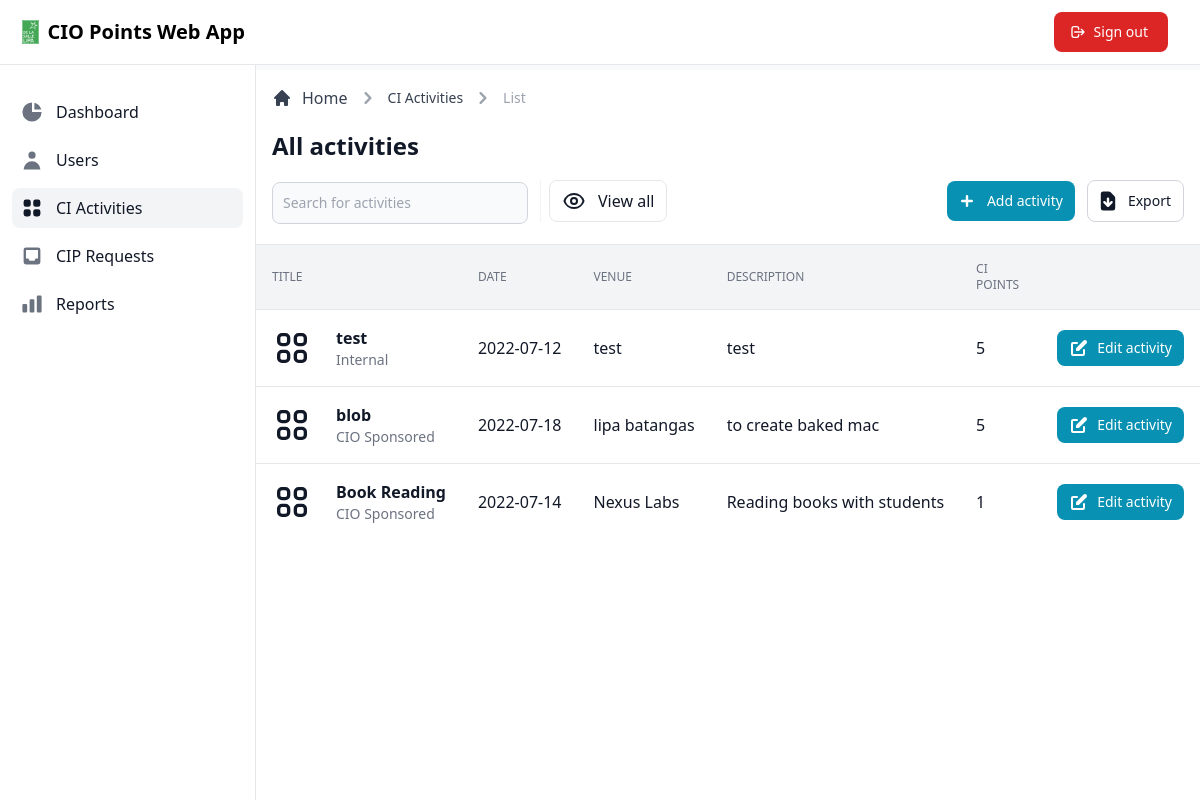
/admin/view/ciactivities.php (signed in), run on the app's committed database.
### tables this page shows
CREATE TABLE `ci_activity` (
  `activity_id` int(11) NOT NULL,
  `title` varchar(255) NOT NULL,
  `date` date NOT NULL,
  `venue` varchar(255) NOT NULL,
  `department` varchar(255) NOT NULL,
  `division` varchar(255) NOT NULL,
  `description` varchar(255) NOT NULL,
  `type` varchar(255) NOT NULL,
  `duration` int(11) NOT NULL,
  `user_id` int(11) DEFAULT NULL,
  `ci_points` int(11) NOT NULL,
  `date_created` timestamp NOT NULL DEFAULT current_timestamp(),
  `date_updated` timestamp NOT NULL DEFAULT current_timestamp() ON UPDATE current_timestamp()
);

### admin/view/ciactivities.php (called while the page is built, shortened)
<?php
$data = [
    'title' => 'CI Activities',
    'dir' => '../../'
];
include_once '../database/database.php';
class DisplayUsers extends Dbh
{
    public function getUser()
    {
        $sql = 'SELECT * FROM ci_activity;';
        $stmt = $this->connect()->prepare($sql);
        if (!$stmt->execute()) {
            $stmt = null;
            exit;
        }
        $result = $stmt->fetchAll(PDO::FETCH_ASSOC);
        return $result;
    }
}
$display = new DisplayUsers();
$records = $display->getUser();
include_once '../layouts/header.php';
include_once '../layouts/navbar.php';
include_once '../layouts/sidebar.php';
include_once '../pages/ciactivity/main.php';
include_once '../layouts/footer.php';

### admin/database/database.php (called while the page is built)
<?php
class Dbh
{
  private $hostname = 'localhost';
  private $username = 'root';
  private $password = '';
  private $dbname = 'dbciopointswebapp';
  public function connect()
  {
    try {
      $dbh = new PDO('mysql:host=' . $this->hostname . ';dbname=' . $this->dbname, $this->username, $this->password);
      return $dbh;
    } catch (PDOException $e) {
      print "Error!: " . $e->getMessage() . "<br>";
      die();
    }
  }
}

### admin/pages/ciactivity/tabledata.php (the view, shortened to what this page needs)
<div class="flex flex-col">
  <div class="overflow-x-auto">
    <div class="inline-block min-w-full align-middle">
      <div class="overflow-hidden shadow">
        <table class="min-w-full divide-y divide-gray-200 table-fixed">
          <thead class="bg-gray-100">
            <tr>
              <th scope="col" class="p-4 text-xs font-medium text-left text-gray-500 uppercase">
                Title
              </th>
              <th scope="col" class="p-4 text-xs font-medium text-left text-gray-500 uppercase">
                Date
              </th>
              <th scope="col" class="p-4 text-xs font-medium text-left text-gray-500 uppercase">
                Venue
              </th>
              <th scope="col" class="p-4 text-xs font-medium text-left text-gray-500 uppercase">
                Description
              </th>
              <th scope="col" class="p-4 text-xs font-medium text-left text-gray-500 uppercase">
                CI Points
              </th>
              <th scope="col" class="p-4">
              </th>
            </tr>
          </thead>
          <tbody class="bg-white divide-y divide-gray-200">
            <?php foreach ($records as $data) { ?>
              <tr class="hover:bg-gray-100">
                <td class="flex items-center p-4 mr-12 space-x-6 whitespace-nowrap lg:mr-0">
                  <div class="text-sm font-normal text-gray-500">
                    <div class="text-base font-semibold text-gray-900"><?= $data['title']; ?></div>
                    <div class="text-sm font-normal text-gray-500"><?= $data['type'] ?></div>
                  </div>
                </td>
                <td class="p-4 text-base font-medium text-gray-900 whitespace-nowrap"><?= $data['date']; ?></td>
                <td class="p-4 text-base font-medium text-gray-900 whitespace-nowrap"><?= $data['venue']; ?></td>
                <td class="p-4 text-base font-medium text-gray-900 whitespace-nowrap"><?= $data['description']; ?></td>
                <td class="p-4 text-base font-normal text-gray-900 whitespace-nowrap"><?= $data['ci_points'] ?></td>
                <td class="p-4 space-x-2 whitespace-nowrap">
                  <a href="../view/CI_activityEdit.php?id=<?= $data['activity_id']; ?>" class="inline-flex items-center px-3 py-2 text-sm font-medium text-center text-white rounded-lg bg-cyan-600 hover:bg-cyan-700 focus:ring-4 focus:ring-cyan-200">
                    Edit activity
                  </a>
                </td>
              </tr>
            <?php } ?>
          </tbody>
        </table>
      </div>
    </div>
  </div>
</div>

### src/css/style.css (style rules this page uses)
*,:after,:before { box-sizing:border-box;border:0 solid #e5e7eb }
:after,:before { --tw-content:"" }
html { line-height:1.5;-webkit-text-size-adjust:100%;-moz-tab-size:4;-o-tab-size:4;tab-size:4;font-family:ui-sans-serif,system-ui,-apple-system,BlinkMacSystemFont,Segoe UI,Roboto,Helvetica Neue,Arial,Noto Sans,sans-serif,Apple Color Emoji,Segoe UI Emoji,Segoe UI Symbol,Noto Color Emoji }
body { margin:0;line-height:inherit }
a { color:inherit;text-decoration:inherit }
table { text-indent:0;border-color:inherit;border-collapse:collapse }
audio,canvas,embed,iframe,img,object,svg,video { display:block;vertical-align:middle }
*,:after,:before { --tw-border-spacing-x:0;--tw-border-spacing-y:0;--tw-translate-x:0;--tw-translate-y:0;--tw-rotate:0;--tw-skew-x:0;--tw-skew-y:0;--tw-scale-x:1;--tw-scale-y:1;--tw-pan-x: ;--tw-pan-y: ;--tw-pinch-zoom: ;--tw-scroll-snap-strictness:proximity;--tw-ordinal: ;--tw-slashed-zero: ;--tw-numeric-figure: ;--tw-numeric-spacing: ;--tw-numeric-fraction: ;--tw-ring-inset: ;--tw-ring-offset-width:0px;--tw-ring-offset-color:#fff;--tw-ring-color:#3b82f680;--tw-ring-offset-shadow:0 0 #0000;--tw-ring-shadow:0 0 #0000;--tw-shadow:0 0 #0000;--tw-shadow-colored:0 0 #0000;--tw-blur: ;--tw-brightness: ;--tw-contrast: ;--tw-grayscale: ;--tw-hue-rotate: ;--tw-invert: ;--tw-saturate: ;--tw-sepia: ;--tw-drop-shadow: ;--tw-backdrop-blur: ;--tw-backdrop-brightness: ;--tw-backdrop-contrast: ;--tw-backdrop-grayscale: ;--tw-backdrop-hue-rotate: ;--tw-backdrop-invert: ;--tw-backdrop-opacity: ;--tw-backdrop-saturate: ;--tw-backdrop-sepia: }
.mr-2 { margin-right:.5rem }
.mr-12 { margin-right:3rem }
.inline-block { display:inline-block }
.flex { display:flex }
.inline-flex { display:inline-flex }
.h-5 { height:1.25rem }
.h-10 { height:2.5rem }
.w-5 { width:1.25rem }
.w-10 { width:2.5rem }
.min-w-full { min-width:100% }
.table-fixed { table-layout:fixed }
.flex-col { flex-direction:column }
.items-center { align-items:center }
.space-x-6>:not([hidden])~:not([hidden]) { --tw-space-x-reverse:0;margin-right:calc(1.5rem*var(--tw-space-x-reverse));margin-left:calc(1.5rem*(1 - var(--tw-space-x-reverse))) }
.divide-y>:not([hidden])~:not([hidden]) { --tw-divide-y-reverse:0;border-top-width:calc(1px*(1 - var(--tw-divide-y-reverse)));border-bottom-width:calc(1px*var(--tw-divide-y-reverse)) }
.divide-gray-200>:not([hidden])~:not([hidden]) { --tw-divide-opacity:1;border-color:rgb(229 231 235/var(--tw-divide-opacity)) }
.overflow-hidden { overflow:hidden }
.overflow-x-auto { overflow-x:auto }
.truncate,.whitespace-nowrap { white-space:nowrap }
.rounded-lg { border-radius:.5rem }
.bg-white { --tw-bg-opacity:1;background-color:rgb(255 255 255/var(--tw-bg-opacity)) }
.bg-cyan-600 { --tw-bg-opacity:1;background-color:rgb(8 145 178/var(--tw-bg-opacity)) }
.bg-gray-100 { --tw-bg-opacity:1;background-color:rgb(243 244 246/var(--tw-bg-opacity)) }
.p-4 { padding:1rem }
.px-3 { padding-left:.75rem;padding-right:.75rem }
.py-2 { padding-top:.5rem;padding-bottom:.5rem }
.text-left { text-align:left }
.text-center { text-align:center }
.align-middle { vertical-align:middle }
.text-sm { font-size:.875rem;line-height:1.25rem }
.text-base { font-size:1rem;line-height:1.5rem }
.text-xs { font-size:.75rem;line-height:1rem }
.font-semibold { font-weight:600 }
.font-medium { font-weight:500 }
.font-normal { font-weight:400 }
.uppercase { text-transform:uppercase }
.text-gray-900 { --tw-text-opacity:1;color:rgb(17 24 39/var(--tw-text-opacity)) }
.text-white { --tw-text-opacity:1;color:rgb(255 255 255/var(--tw-text-opacity)) }
.text-gray-500 { --tw-text-opacity:1;color:rgb(107 114 128/var(--tw-text-opacity)) }
.shadow { --tw-shadow:0 1px 3px 0 #0000001a,0 1px 2px -1px #0000001a;--tw-shadow-colored:0 1px 3px 0 var(--tw-shadow-color),0 1px 2px -1px var(--tw-shadow-color);box-shadow:var(--tw-ring-offset-shadow,0 0 #0000),var(--tw-ring-shadow,0 0 #0000),var(--tw-shadow) }
@media (min-width:1024px) { .lg\:mr-0 { margin-right:0 } }

### data on the page
ci_activity: title "test", type "Internal", date "2022-07-12", venue "test", description "test", ci_points "5"
ci_activity: title "blob", type "CIO Sponsored", date "2022-07-18", venue "lipa batangas", description "to create baked mac", ci_points "5"
ci_activity: title "Book Reading", type "CIO Sponsored", date "2022-07-14", venue "Nexus Labs", description "Reading books with students", ci_points "1"
